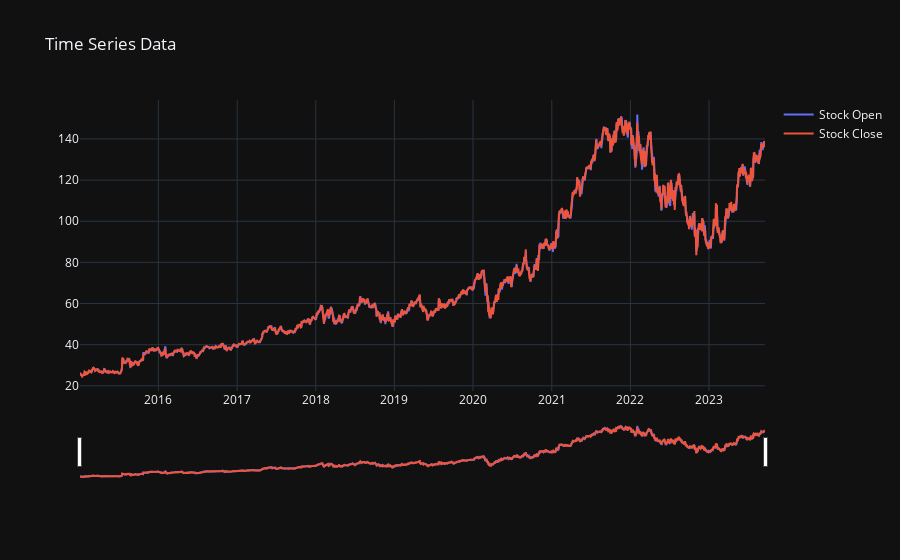

Source (notebook cell):
### Code cell
fig=go.Figure();
fig.add_trace(go.Scatter(x=data['Date'],y=data['Open'],name='Stock Open'))
fig.add_trace(go.Scatter(x=data['Date'],y=data['Close'],name='Stock Close'))
fig.update_layout(title='Time Series Data',xaxis_rangeslider_visible=True,template='plotly_dark')
fig.show()

### Figure 1 — Plotly figure (JSON) as saved in the notebook; plotly's stock layout.template omitted (floating-point values rounded to 4 significant figures; data arrays with more than 128 entries replaced by an {"elided": "..."} marker saying what was removed)
{"data": [{"name": "Stock Open", "type": "scatter", "x": {"elided": "2192 str values"}, "y": {"elided": "2192 float values"}}, {"name": "Stock Close", "type": "scatter", "x": {"elided": "2192 str values"}, "y": {"elided": "2192 float values"}}], "layout": {"title": {"text": "Time Series Data"}, "xaxis": {"rangeslider": {"visible": true}}}}
